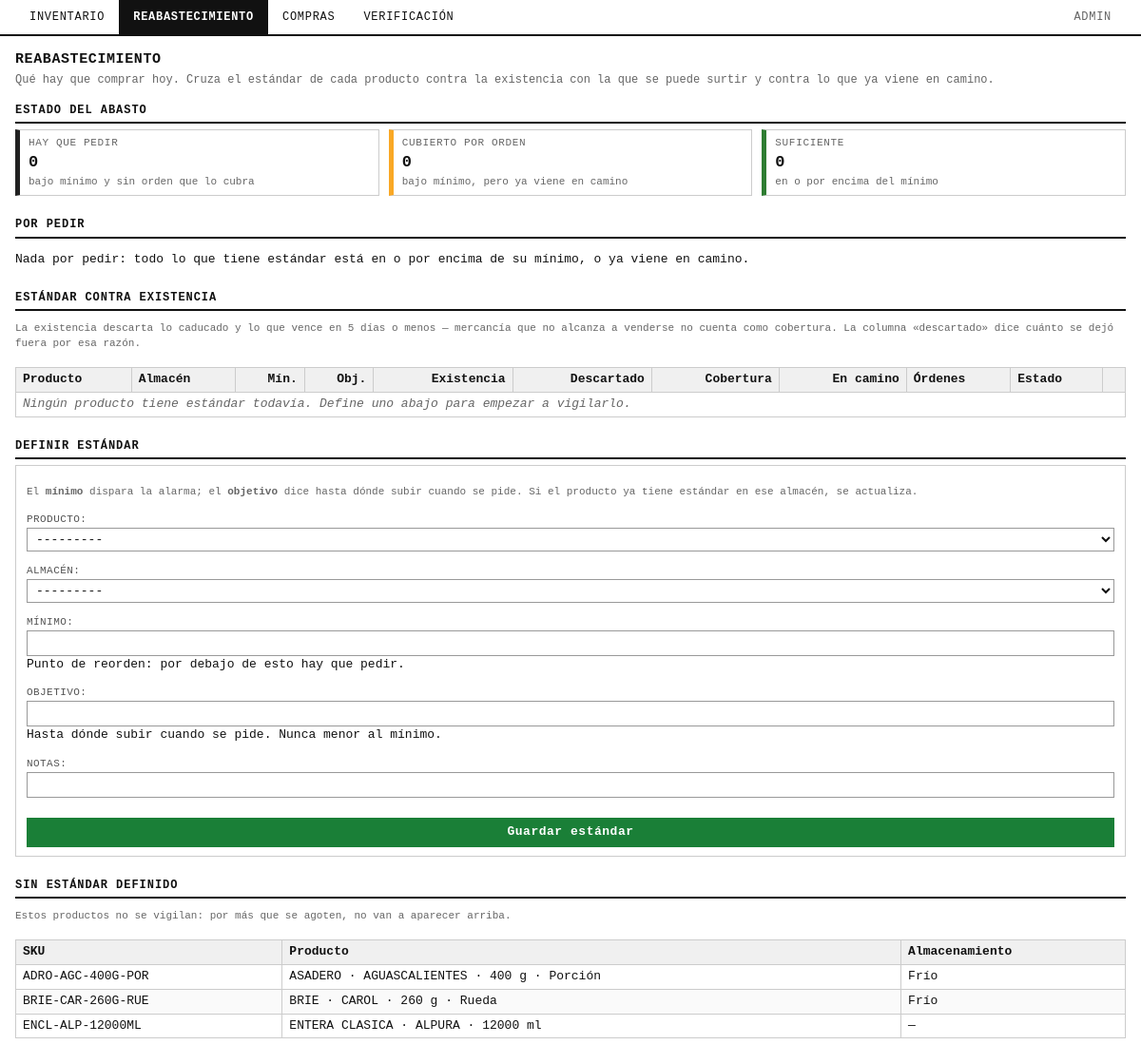
Page /reabastecimiento/ (signed in) on the earlier database version.
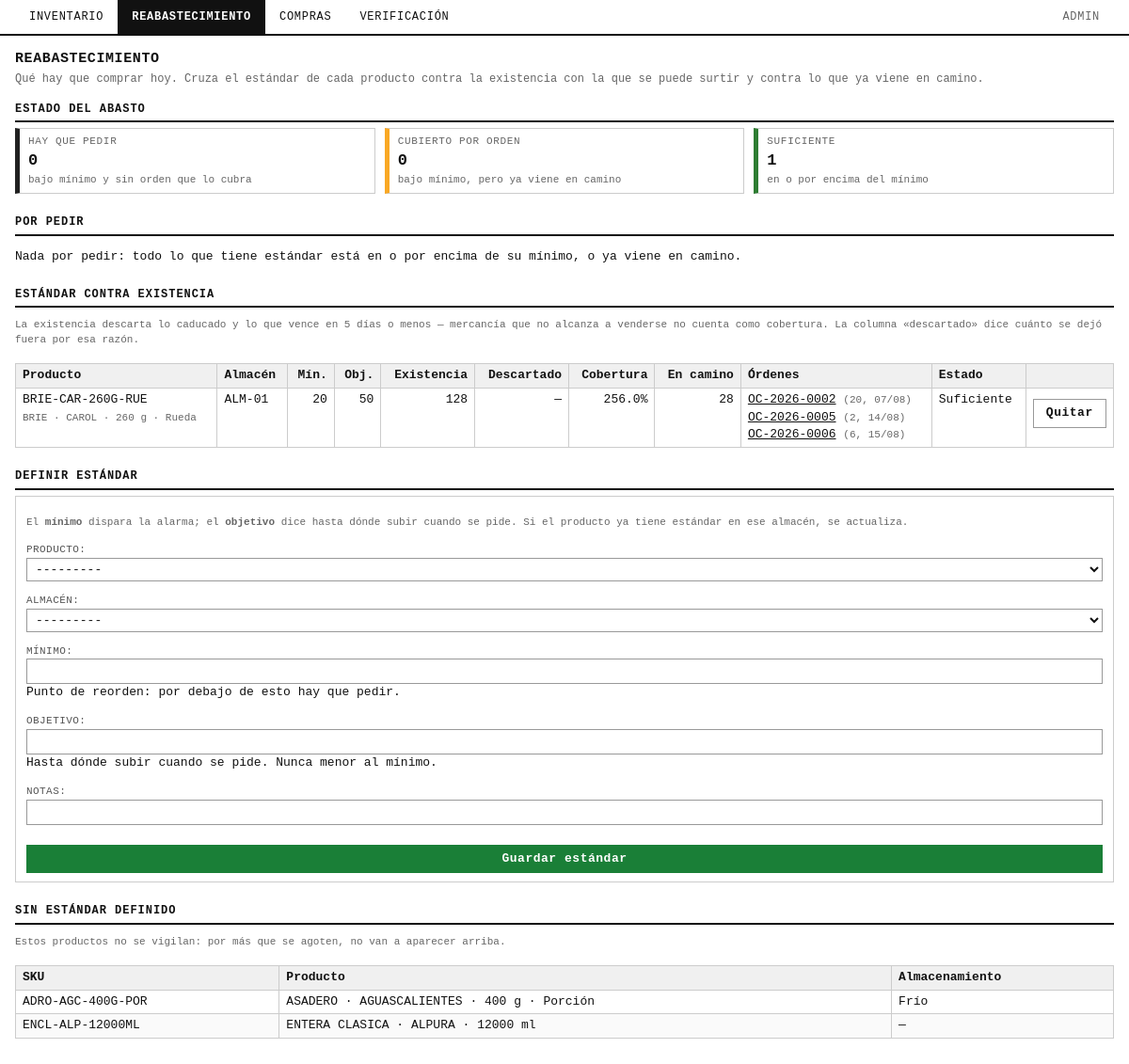
Same page on the later database version.
### catalogo/models.py (models this page shows, shortened)
class Producto(models.Model):
    class TipoPrecio(models.TextChoices):
        PIEZA = "pieza", "Por pieza"
        KILO = "kilo", "Por kilo"
        LITRO = "litro", "Por litro"
    class TipoAlmacenamiento(models.TextChoices):
        SECO = "seco", "Seco"
        FRIO = "frio", "Frío"
        CONGELADO = "congelado", "Congelado"
    class Unidad(models.TextChoices):
        GRAMO = "g", "g"
        MILILITRO = "ml", "ml"
        PIEZA = "pza", "pza"
    class Forma(models.TextChoices):
        BARRA = "BAR", "Barra"
        RUEDA = "RUE", "Rueda"
        REBANADO = "REB", "Rebanado"
        PORCION = "POR", "Porción"
        CUNA = "CUN", "Cuña"
        TETRAPAK = "TPK", "Tetrapak"
        CAJA = "CJA", "Caja"
        GRANEL = "GRA", "Granel"
        CUBETA = "CUB", "Cubeta"
    sku = models.CharField(
        "SKU",
        max_length=32,
        unique=True,
        blank=True,
        help_text="Se genera solo al guardar por primera vez. No editar después.",
    )
    linea = models.ForeignKey(
        LineaProducto,
        on_delete=models.PROTECT,
        related_name="productos",
        verbose_name="línea",
    )
    marca = models.ForeignKey(
        Marca,
        on_delete=models.PROTECT,
        null=True,
        blank=True,
        related_name="productos",
        verbose_name="marca",
        help_text=" ",
    )
    contenido_neto = models.DecimalField(
        "contenido neto",
        max_digits=9,
        decimal_places=2,
        null=True,
        blank=True,
        help_text=" ",
    )
    unidad_contenido = models.CharField(
        "unidad", max_length=3, choices=Unidad.choices, blank=True
    )
    forma = models.CharField("forma", max_length=3, choices=Forma.choices, blank=True)
    """
    etiqueta_empaque = models.CharField(
        "empaque (texto original)",
        max_length=100,
        blank=True,
        help_text='Texto tal cual venía en el archivo, p. ej. "13 kg. / 1 kg"',
    )
    """
    tipo_precio = models.CharField(
        "tipo de precio", max_length=10, choices=TipoPrecio.choices
    )
    precio_compra = models.DecimalField("precio compra", max_digits=10, decimal_places=2)
    precio_venta = models.DecimalField("precio venta", max_digits=10, decimal_places=2)
    proveedor_1 = models.CharField("proveedor 1", max_length=150, blank=True)
    proveedor_2 = models.CharField("proveedor 2", max_length=150, blank=True)
    unidades_por_empaque  = models.IntegerField(verbose_name="unidades por empaque", blank=True, default=1, help_text="Cantidad de unidades por empaque o caja.")
    vida_anaquel = models.IntegerField(verbose_name="días anaquel")
    requiere_produccion = models.BooleanField(
        "requiere producción",
        default=False,
        help_text="",
    )
    producido_de = models.ForeignKey(
        "self",
        on_delete=models.SET_NULL,
        null=True,
        blank=True,
        related_name="salidas_produccion",
        verbose_name="producido a partir de",
        help_text="Producto base del que sale, p. ej. CHEDAR REBANADO ← CHEDAR BARRA",
    )
    tipo_almacenamiento = models.CharField(
        "almacenamiento",
        max_length=10,
        choices=TipoAlmacenamiento.choices,
        blank=True,
    )
    """
    dias_entrega = models.PositiveSmallIntegerField(
        "días de entrega",
        null=True,
        blank=True,
        help_text='Para productos bajo pedido — normalmente 4',
    )
    """
    disponible_para_pedido = models.BooleanField("disponible para pedido", default=True)
    notas = models.CharField("notas", max_length=255, blank=True)
    visible_para_clientes = models.BooleanField("visible para clientes", default=False)
    descripcion = models.TextField("descripción", blank=True)
    imagen = models.ImageField("imagen", upload_to="productos/", blank=True, null=True)
    creado_en = models.DateTimeField("creado en", auto_now_add=True)
    actualizado_en = models.DateTimeField("actualizado en", auto_now=True)
    class Meta:
        verbose_name = "producto"
        verbose_name_plural = "productos"
        ordering = ["linea__categoria__orden", "linea__nombre", "marca__nombre"]
        constraints = [
            models.UniqueConstraint(
                fields=["linea", "marca", "contenido_neto", "unidad_contenido", "forma"],
                name="variante_producto_unica",
            )
        ]
        indexes = [
            models.Index(fields=["linea", "marca"]),
            models.Index(fields=["disponible_para_pedido", "visible_para_clientes"]),
        ]
    def __str__(self):
        return f"{self.sku} — {self.nombre_completo}"
    @property
    def etiqueta_tamano(self):
        if self.contenido_neto and self.unidad_contenido:
            return f"{self.contenido_neto.normalize():f} {self.unidad_contenido}"
        return ""
    @property
    def nombre_completo(self):
        partes = [self.linea.nombre]
        if self.marca:
            partes.append(self.marca.nombre)
        if self.etiqueta_tamano:
            partes.append(self.etiqueta_tamano)
        if self.forma:
            partes.append(self.get_forma_display())
        return " · ".join(partes)

class LineaProducto(models.Model):
    nombre = models.CharField("nombre", max_length=100, unique=True)
    codigo = models.CharField(
        "código",
        max_length=4,
        unique=True,
        help_text="Código corto usado en el SKU, p. ej. MASC, CHED, JPAV. No cambia.",
    )
    categoria = models.ForeignKey(
        Categoria,
        on_delete=models.PROTECT,
        related_name="lineas",
        verbose_name="categoría",
    )
    class Meta:
        verbose_name = "línea de producto"
        verbose_name_plural = "líneas de producto"
        ordering = ["categoria__orden", "nombre"]

class Marca(models.Model):
    nombre = models.CharField("nombre", max_length=100, unique=True)
    codigo = models.CharField(
        "código",
        max_length=3,
        unique=True,
        help_text="Código de 3 letras usado en el SKU, p. ej. BEL, KRO, LYN.",
    )
    notas = models.CharField(
        "notas",
        max_length=255,
        blank=True,
        help_text='',
    )
    class Meta:
        verbose_name = "marca"
        verbose_name_plural = "marcas"
        ordering = ["nombre"]

### inventario/models.py (models this page shows, shortened)
class EstandarInventario(TimeStampedModel):
    producto = models.ForeignKey(
        Producto, on_delete=models.CASCADE, related_name="estandares", verbose_name="producto"
    )
    almacen = models.ForeignKey(
        Almacen, on_delete=models.CASCADE, related_name="estandares", verbose_name="almacén"
    )
    cantidad_minima = models.DecimalField(
        "mínimo",
        max_digits=12,
        decimal_places=3,
        help_text="Punto de reorden: por debajo de esto hay que pedir.",
    )
    cantidad_objetivo = models.DecimalField(
        "objetivo",
        max_digits=12,
        decimal_places=3,
        help_text="Hasta dónde subir cuando se pide. Nunca menor al mínimo.",
    )
    activo = models.BooleanField("activo", default=True)
    notas = models.CharField("notas", max_length=255, blank=True)
    class Meta:
        verbose_name = "estándar de inventario"
        verbose_name_plural = "estándares de inventario"
        ordering = ["almacen", "producto"]
        constraints = [
            models.UniqueConstraint(
                fields=["producto", "almacen"], name="estandar_unico_producto_almacen"
            ),
            models.CheckConstraint(
                condition=models.Q(cantidad_objetivo__gte=models.F("cantidad_minima")),
                name="estandar_objetivo_no_menor_al_minimo",
            ),
        ]
        indexes = [models.Index(fields=["almacen", "activo"])]

class Almacen(TimeStampedModel):
    nombre = models.CharField("nombre", max_length=100)
    clave = models.CharField(
        "clave",
        max_length=10,
        unique=True,
        help_text="Código corto para identificar el almacén, p. ej. ALM-01.",
    )
    tipo_temperatura = models.CharField(
        "temperatura de almacenamiento",
        max_length=10,
        choices=Producto.TipoAlmacenamiento.choices,
        help_text="Régimen de temperatura de este almacén.",
    )
    activo = models.BooleanField("activo", default=True)
    class Meta:
        verbose_name = "almacén"
        verbose_name_plural = "almacenes"
        ordering = ["clave"]
    def __str__(self):
        return f"{self.clave} — {self.nombre}"

### compras/models.py (models this page shows, shortened)
class OrdenCompra(TimeStampedModel):
    class Estatus(models.TextChoices):
        BORRADOR = "borrador", "Borrador"
        ENVIADA = "enviada", "Enviada"
        CONFIRMADA = "confirmada", "Confirmada"
        RECIBIDA_PARCIAL = "recibida_parcial", "Recibida parcial"
        RECIBIDA = "recibida", "Recibida"
        CERRADA_INCOMPLETA = "cerrada_incompleta", "Cerrada con faltante"
        CANCELADA = "cancelada", "Cancelada"
    ESTATUS_FINALES = frozenset(
        {Estatus.RECIBIDA, Estatus.CERRADA_INCOMPLETA, Estatus.CANCELADA}
    )
    ESTATUS_DEDUCIDOS = frozenset(
        {Estatus.RECIBIDA_PARCIAL, Estatus.RECIBIDA, Estatus.CERRADA_INCOMPLETA}
    )
    folio = models.CharField(
        "folio",
        max_length=20,
        blank=True,
        help_text="Se genera solo al guardar por primera vez. No editar después.",
    )
    proveedor = models.ForeignKey(
        Proveedor, on_delete=models.PROTECT, related_name="ordenes_compra", verbose_name="proveedor"
    )
    almacen_destino = models.ForeignKey(
        Almacen, on_delete=models.PROTECT, related_name="ordenes_compra", verbose_name="almacén destino"
    )
    fecha_emision = models.DateField("fecha de emisión", default=timezone.localdate)
    fecha_entrega_estimada = models.DateField("fecha de entrega estimada", null=True, blank=True)
    estatus = models.CharField("estatus", max_length=20, choices=Estatus.choices, default=Estatus.BORRADOR)
    moneda = models.CharField("moneda", max_length=3, default="MXN")
    notas = models.TextField("notas", blank=True)
    class Meta:
        verbose_name = "orden de compra"
        verbose_name_plural = "órdenes de compra"
        ordering = ["-fecha_emision", "-folio"]

### core/reabastecimiento_consola.py (the view)
@staff_member_required
def pagina_reabastecimiento(request):
    almacen = None
    clave = request.GET.get("almacen") or ""
    if clave:
        almacen = Almacen.objects.filter(clave=clave).first()
    diagnosticos = reabastecimiento.evaluar(almacen=almacen)
    conteo = reabastecimiento.resumen(diagnosticos)
    return render(
        request,
        "core/reabastecimiento.html",
        {
            "pagina": "reabastecimiento",
            "diagnosticos": diagnosticos,
            "por_pedir": [d for d in diagnosticos if d.requiere_pedir],
            "conteo": conteo,
            "almacenes": Almacen.objects.filter(activo=True).order_by("clave"),
            "almacen_activo": almacen,
            "clave_activa": clave,
            "form_estandar": forms.EstandarInventarioForm(),
            "sin_estandar": reabastecimiento.productos_sin_estandar(almacen)[:30],
            "umbral_util": reabastecimiento.Lote.UMBRAL_NEGRO,
        },
    )

### core/forms.py
class EstandarInventarioForm(BaseConsolaForm):
    class Meta:
        model = EstandarInventario
        fields = ("producto", "almacen", "cantidad_minima", "cantidad_objetivo", "notas")
    def __init__(self, *args, **kwargs):
        super().__init__(*args, **kwargs)
        self.fields["almacen"].queryset = Almacen.objects.filter(activo=True)
        self.fields["producto"].queryset = Producto.objects.select_related("linea", "marca")

### inventario/models.py (called while the page is built)
    def disponibles(self):
        return self.filter(cantidad_actual__gt=0, activo=True)

    def utiles(self):
        limite = timezone.now().date() + timedelta(days=Lote.UMBRAL_NEGRO)
        return self.disponibles().filter(fecha_caducidad__gt=limite)

### inventario/reabastecimiento.py (called while the page is built)
def resumen(diagnosticos):
    conteo = {estatus: 0 for estatus in EstatusAbasto.ETIQUETAS}
    for diagnostico in diagnosticos:
        conteo[diagnostico.estatus] += 1
    return conteo

    @property
    def estatus(self):
        if self.existencia >= self.estandar.cantidad_minima:
            return EstatusAbasto.SUFICIENTE
        if self.proyectado >= self.estandar.cantidad_minima:
            return EstatusAbasto.CUBIERTO
        return EstatusAbasto.PEDIR

### core/templates/core/reabastecimiento.html (shortened to what the changed rows need)
{% extends "core/base_temporal.html" %}
{% block encabezado %}Reabastecimiento{% endblock %}
{% block contenido %}
<section>
  <h2>Estado del abasto</h2>
  <div class="rejilla">
    <div class="caja verde">
      <div class="etiqueta">Suficiente</div>
      <div class="cifra">{{ conteo.suficiente }}</div>
      <div class="sub">en o por encima del mínimo</div>
    </div>
  </div>
</section>
<section>
  <h2>Por pedir</h2>
</section>
<section>
  <h2>Estándar contra existencia</h2>
  <div class="wrap"><table>
    <thead><tr>
      <th>Producto</th><th>Almacén</th>
      <th class="num">Mín.</th><th class="num">Obj.</th>
      <th class="num">Existencia</th><th class="num">Descartado</th>
      <th class="num">Cobertura</th>
      <th class="num">En camino</th><th>Órdenes</th>
      <th>Estado</th><th></th>
    </tr></thead>
    <tbody>
    {% for d in diagnosticos %}
      <tr>
        <td>{{ d.estandar.producto.sku }}<br><span class="apagado">{{ d.estandar.producto.nombre_completo }}</span></td>
        <td>{{ d.estandar.almacen.clave }}</td>
        <td class="num">{{ d.estandar.cantidad_minima|floatformat:"-3" }}</td>
        <td class="num">{{ d.estandar.cantidad_objetivo|floatformat:"-3" }}</td>
        <td class="num{% if d.requiere_pedir %} neg{% endif %}">{{ d.existencia|floatformat:"-3" }}</td>
        <td class="num">{% if d.excluido %}{{ d.excluido|floatformat:"-3" }}{% else %}—{% endif %}</td>
        <td class="num">{% if d.cobertura is not None %}{{ d.cobertura }}%{% else %}—{% endif %}</td>
        <td class="num">{{ d.en_camino|floatformat:"-3" }}</td>
        <td>
          {% for o in d.ordenes %}
            <a href="{% url 'core:compra_ficha' o.pk %}">{{ o.folio }}</a>
            <span class="apagado">({{ o.pendiente|floatformat:"-3" }}{% if o.fecha_entrega_estimada %}, {{ o.fecha_entrega_estimada|date:"d/m" }}{% endif %})</span><br>
          {% endfor %}
        </td>
        <td>{{ d.estatus_display }}</td>
        <td>
          <form method="post" action="{% url 'core:estandar_borrar' d.estandar.pk %}">
            <button type="submit" class="sec">Quitar</button>
          </form>
        </td>
      </tr>
    {% empty %}
      <tr><td colspan="11" class="vacio">
        Ningún producto tiene estándar todavía. Define uno abajo para empezar a
        vigilarlo.
      </td></tr>
    {% endfor %}
    </tbody>
  </table></div>
</section>
<section>
  <h2>Definir estándar</h2>
</section>
{% if sin_estandar %}
<section>
  <h2>Sin estándar definido</h2>
  <div class="wrap"><table>
    <thead><tr><th>SKU</th><th>Producto</th><th>Almacenamiento</th></tr></thead>
    <tbody>
    {% for p in sin_estandar %}
      <tr>
        <td>{{ p.sku }}</td>
        <td>{{ p.nombre_completo }}</td>
        <td>{{ p.get_tipo_almacenamiento_display|default:"—" }}</td>
      </tr>
    {% endfor %}
    </tbody>
  </table></div>
</section>
{% endif %}
{% endblock %}

Differences in the rows shown:
no longer on this page (row unchanged): Producto: sku "BRIE-CAR-260G-RUE", nombre_completo "BRIE · CAROL · 260 g · Rueda", tipo_almacenamiento "Frío"
added EstandarInventario: estandar.producto.sku "BRIE-CAR-260G-RUE", estandar.producto.nombre_completo "BRIE · CAROL · 260 g · Rueda", estandar.almacen.clave "ALM-01", estandar.cantidad_minima "20", estandar.cantidad_objetivo "50", cobertura "256.0", estatus_display "Suficiente"
now on this page (row unchanged): OrdenCompra: folio "OC-2026-0002", fecha_entrega_estimada "07/08"
now on this page (row unchanged): OrdenCompra: folio "OC-2026-0005", fecha_entrega_estimada "14/08"
now on this page (row unchanged): OrdenCompra: folio "OC-2026-0006", fecha_entrega_estimada "15/08"
Other differences:
{{ conteo.suficiente }}: "0" → "1"
new list line: "128 — % 28 ( 20 , ) ( 2 , ) ( 6 , ) Quitar"
text no longer shown: "Ningún producto tiene estándar todavía. Define uno abajo para empezar a vigilarlo."
